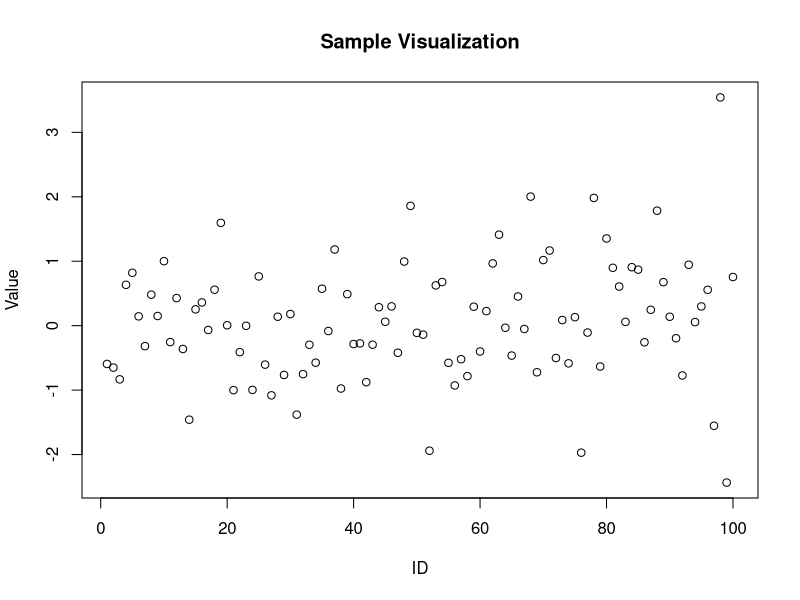

The R source for this figure:
## ---- chunk 1
# This will print thousands of rows and break documents
large_dataset <- data.frame(
  id = 1:5000,
  value = rnorm(5000),
  category = sample(letters[1:5], 5000, replace = TRUE),
  extra_data = rpois(5000, 3),
  another_column = runif(5000, 0, 100)
)

# This will create massive output that bloats PDFs
print(large_dataset)

# Another massive output
table_output <- table(large_dataset$category, large_dataset$category)
print(table_output)
## ---- chunk 2
# This should work fine
plot(large_dataset$id[1:100], large_dataset$value[1:100],
     main = "Sample Visualization",
     xlab = "ID", ylab = "Value")
